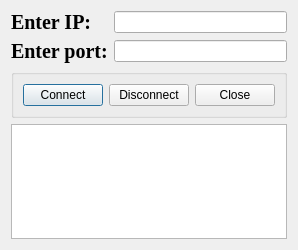
<?xml version="1.0" encoding="UTF-8"?>
<ui version="4.0">
 <class>connectserver</class>
 <widget class="QDialog" name="connectserver">
  <property name="geometry">
   <rect>
    <x>0</x>
    <y>0</y>
    <width>272</width>
    <height>250</height>
   </rect>
  </property>
  <property name="windowTitle">
   <string>Dialog</string>
  </property>
  <layout class="QGridLayout" name="gridLayout">
   <item row="0" column="0">
    <widget class="QLabel" name="EnterIPLabel">
     <property name="font">
      <font>
       <family>Times New Roman</family>
       <pointsize>15</pointsize>
       <bold>true</bold>
      </font>
     </property>
     <property name="text">
      <string>Enter IP:</string>
     </property>
    </widget>
   </item>
   <item row="0" column="1">
    <widget class="QLineEdit" name="IPInput"/>
   </item>
   <item row="1" column="0">
    <widget class="QLabel" name="EnterPortLabel">
     <property name="font">
      <font>
       <family>Times New Roman</family>
       <pointsize>15</pointsize>
       <bold>true</bold>
      </font>
     </property>
     <property name="text">
      <string>Enter port:</string>
     </property>
    </widget>
   </item>
   <item row="1" column="1">
    <widget class="QLineEdit" name="portInput"/>
   </item>
   <item row="2" column="0" colspan="2">
    <widget class="QGroupBox" name="groupBox">
     <property name="title">
      <string/>
     </property>
     <property name="alignment">
      <set>Qt::AlignCenter</set>
     </property>
     <layout class="QGridLayout" name="gridLayout_2">
      <item row="0" column="0">
       <widget class="QPushButton" name="connectButton">
        <property name="cursor">
         <cursorShape>PointingHandCursor</cursorShape>
        </property>
        <property name="text">
         <string>Connect</string>
        </property>
       </widget>
      </item>
      <item row="0" column="1">
       <widget class="QPushButton" name="disconnectButton">
        <property name="cursor">
         <cursorShape>PointingHandCursor</cursorShape>
        </property>
        <property name="text">
         <string>Disconnect</string>
        </property>
       </widget>
      </item>
      <item row="0" column="2">
       <widget class="QPushButton" name="closeButton">
        <property name="text">
         <string>Close</string>
        </property>
       </widget>
      </item>
     </layout>
    </widget>
   </item>
   <item row="3" column="0" colspan="2">
    <widget class="QTextEdit" name="textEdit"/>
   </item>
  </layout>
 </widget>
 <resources/>
 <connections/>
</ui>
